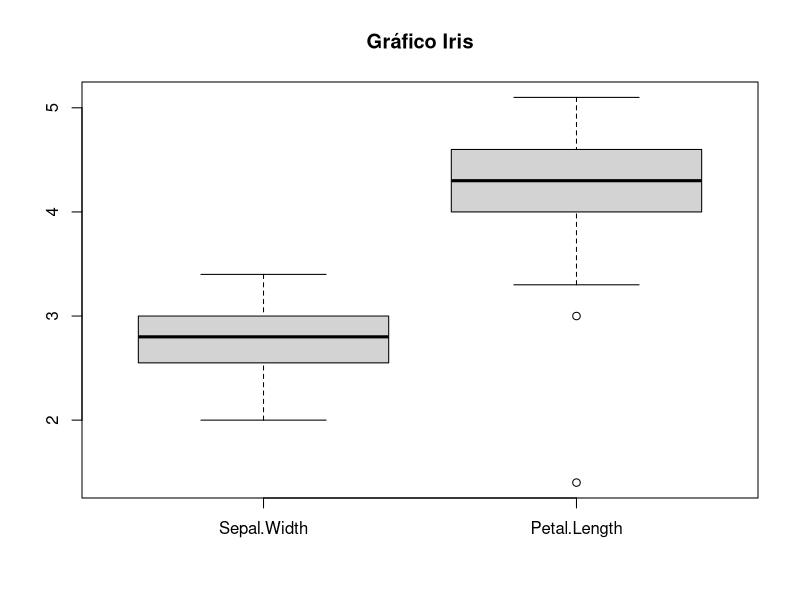

Source code (R):
## ---- chunk 1
Ana = 8L
Paulo <- 12L

ifelse(Ana>Paulo,"A Menina é mais velha","O menino é mais velho")
## ---- chunk 2
class(BOD)
## ---- chunk 3
um_vetor = c(1,2,3,4,5,6,7,8,9,10)
for (i in um_vetor)
{
  if(um_vetor[i]%%2==0)
  {
    print(i)
  }
}

## ---- chunk 4

tail(women)

## ---- chunk 5

dt_iris = iris[50:100,c("Sepal.Width", "Petal.Length")]
boxplot(dt_iris, main = "Gráfico Iris")
## ---- chunk 6
A = c(1,2,3)
B = c(3,2,1)
print(A+B)
## ---- chunk 7
dim(CO2)
colnames(CO2)
rownames(CO2)
